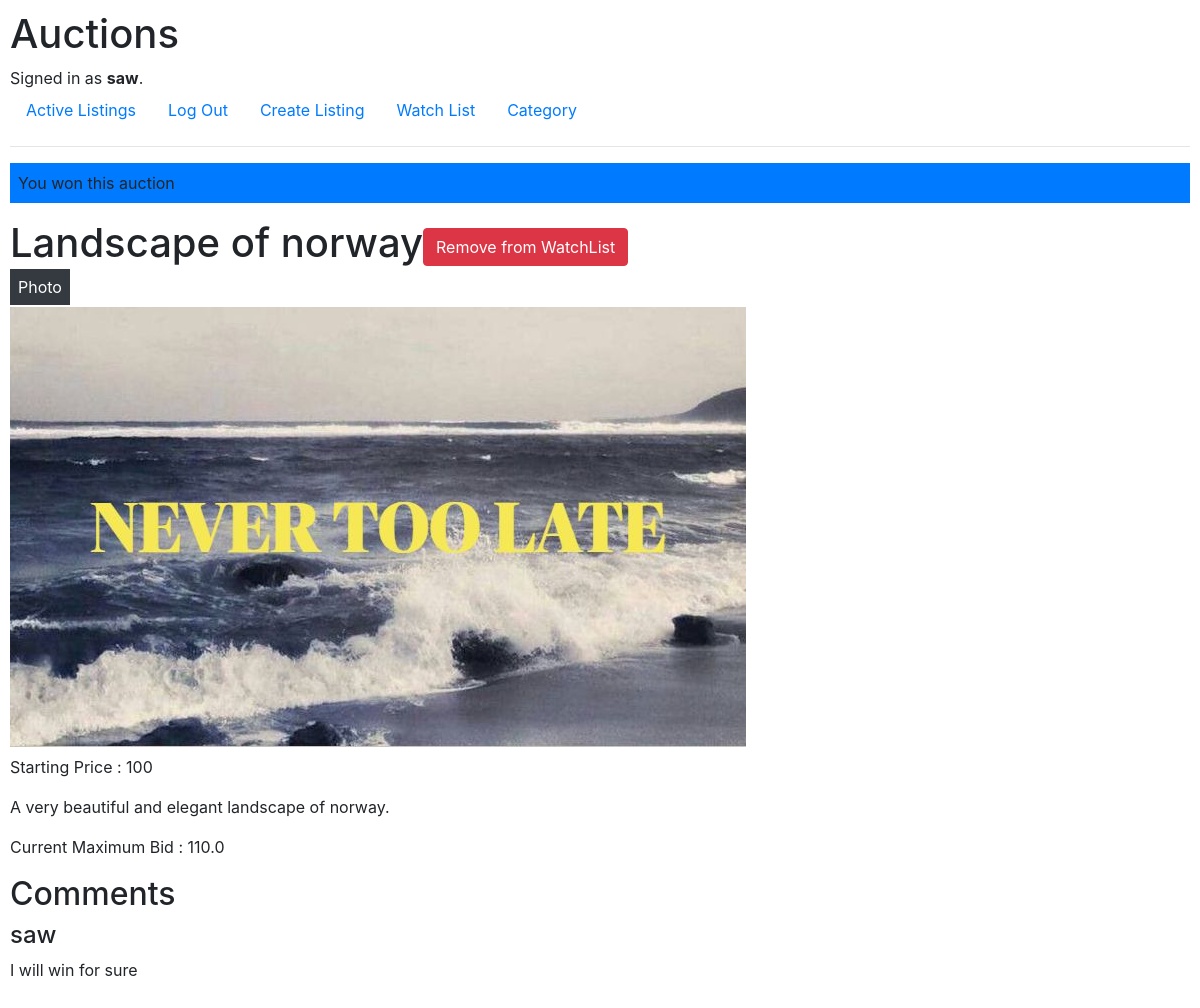
/listing/4 (signed in), run on the app's committed database.
### auctions/models.py (models this page shows)
class User(AbstractUser):
    pass

class Auctions(models.Model):
    title = models.CharField(max_length=64)
    price = models.IntegerField()
    image = models.ImageField(upload_to='images/', null=True, blank=True)
    description = models.TextField()
    category = models.CharField(max_length=64, null=True, blank=True)
    active = models.BooleanField(default=True)

class Comments(models.Model):
    auction = models.ForeignKey(Auctions, on_delete=models.CASCADE, related_name="comments")
    writer = models.ForeignKey(User, on_delete=models.CASCADE, related_name="comments")
    description = models.TextField()

### auctions/views.py (the view)
# urls.py: path("listing/<int:id>", views.listing, name="listing"),
def listing(request, id):
    auction = Auctions.objects.get(pk=id)
    maxBid = auction.bids.aggregate(models.Max("bidPrice"))["bidPrice__max"]
    comments = auction.comments.all()
    winner = Winner.objects.filter(auction=auction).first()
    if (request.user.is_authenticated):
        return render(request, "auctions/listing.html", {
            "auction" : auction,
            "maxBid" : maxBid,
            "onWatch" : WatchList.objects.filter(owner=request.user, auction=auction).first(),
            "comments" : comments,
            "isOwner" : AuctionOwners.objects.get(auction=auction).owner == request.user,
            "winner" : winner
        })
    return render(request, "auctions/listing.html", {
            "auction" : auction,
            "maxBid" : maxBid,
            "comments" : comments
        })

### auctions/templates/auctions/listing.html (shortened to what this page needs)
{% extends "auctions/layout.html" %}
{% block body %}
    {% if winner %}
        {% if winner.user == request.user %}
            <p class="bg-primary p-2">You won this auction</p>
        {% else %}
            <p class="bg-primary p-2">{{winner.user.username}} won this auction</p>
        {% endif %}
    {% endif %}
    <div class="d-flex flex-row align-items-center">
        <h1>{{auction.title}}</h1>
        {% if request.user.is_authenticated %}
            {% if onWatch %}
                <a class="btn btn-danger" href="{% url 'removeWatchlist' auction.id %}">Remove from WatchList</a>
            {% else %}
                <a class="btn btn-dark" href="{% url 'addWatchlist' auction.id %}">Add to WatchLIst</a>
            {% endif %}
        {% endif %}
    </div>
    {% if auction.category %}
        <p class="d-inline p-2 fs-3 bg-dark text-white">{{auction.category}}</p>
    {% endif %}
    {% if auction.image %}
        <img class="d-block my-2 img-fluid" src={{auction.image.url}} alt="{{auction.title}}" />
    {% endif %}
    <p>Starting Price : {{auction.price}}</p>
    <p>{{auction.description}}</p>
    <p>Current Maximum Bid : {{maxBid}}</p>
    <div class="my-3">
        <h2>Comments</h2>
        {% for comment in comments %}
            <h4>{{comment.writer.username}}</h4>
            <p>{{comment.description}}</p>
        {% empty %}
            <span>No Comment</span>
        {% endfor %}
    </div>
{% endblock %}

### auctions/templates/auctions/layout.html (shortened to what this page needs)
{% load static %}
<!DOCTYPE html>
<html lang="en">
    <head>
        <link rel="stylesheet" href="https://stackpath.bootstrapcdn.com/bootstrap/4.4.1/css/bootstrap.min.css">
        <link href="{% static 'auctions/styles.css' %}" rel="stylesheet">
    </head>
    <body>
        <h1>Auctions</h1>
        <div>
            {% if user.is_authenticated %}
                Signed in as <strong>{{ user.username }}</strong>.
            {% else %}
                Not signed in.
            {% endif %}
        </div>
        <ul class="nav">
            <li class="nav-item">
                <a class="nav-link" href="{% url 'index' %}">Active Listings</a>
            </li>
            {% if user.is_authenticated %}
                <li class="nav-item">
                    <a class="nav-link" href="{% url 'logout' %}">Log Out</a>
                </li>
                <li class="nav-item">
                    <a class="nav-link" href="{% url 'create' %}">Create Listing </a>
                </li>
                <li class="nav-item">
                    <a class="nav-link" href="{% url 'watchlist' %}">Watch List </a>
                </li>
                <li class="nav-item">
                    <a class="nav-link" href="{% url 'category' %}">Category </a>
                </li>
            {% endif %}
        </ul>
        <hr>
        {% block body %}
        {% endblock %}
    </body>
</html>

### auctions/static/auctions/styles.css (style rules this page uses)
body { padding: 10px; }

### data on the page
User: username "saw"
Auctions: title "Landscape of norway", category "Photo", image (picture), price "100", description "A very beautiful and elegant landscape of norway."
Comments: writer.username "saw", description "I will win for sure"

### other printed values
{{ maxBid }} "110.0"
